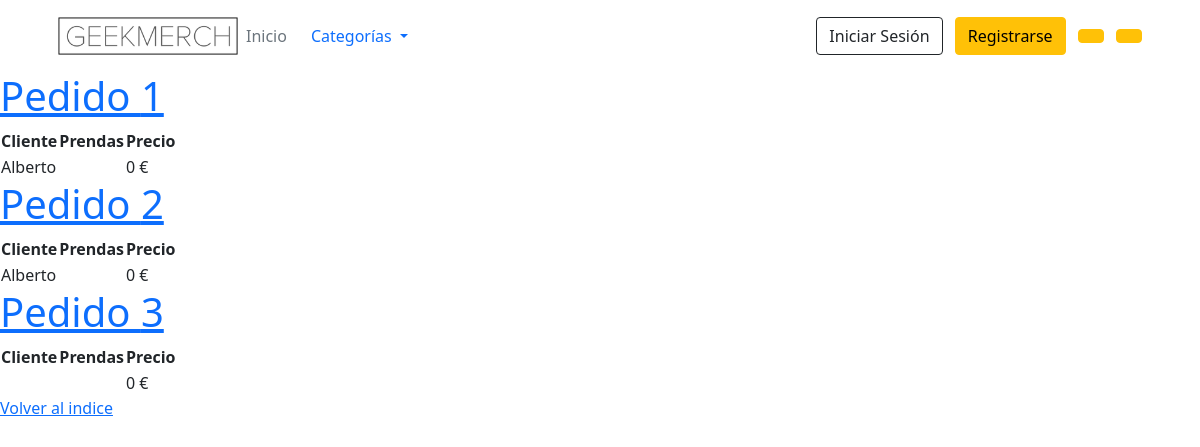
The page /tiendaApp/pedidos/ on the database its author committed.
### tiendaApp/models.py (models this page shows)
class Pedido(models.Model):
    precio = models.CharField(max_length=100, blank=True)
    fecha = models.DateField(auto_now_add=True, null=True)
    cliente = models.ForeignKey(Cliente, on_delete= models.CASCADE, related_name='usuarioPedido')
    prendas = models.ManyToManyField(Prenda, related_name="prendasPedido")
    class Meta: #Para visualizar el nombre en singular y plural del modelo en ADMIN
        verbose_name = "Pedido"
        verbose_name_plural = "Pedidos"

class Cliente(models.Model):
    nombre = models.CharField(max_length=100)
    apellido = models.CharField(max_length=100)
    email = models.CharField(max_length=100, unique=True)
    direccion = models.CharField(max_length=100, blank=True, null=True)
    foto = models.URLField(max_length=200, blank=True, null=True)
    class Meta: #Para visualizar el nombre en singular y plural del modelo en ADMIN
        verbose_name = "Cliente"
        verbose_name_plural = "Clientes"
    def __str__(self):
        return self.nombre

### tiendaApp/views.py (the view)
# urls.py: path('pedidos/', views.PedidoListView.as_view(), name='lista_pedidos'),
class PedidoListView(ListView):
    model = Pedido
    context_object_name = "pedidos"
    template_name = "pedidos/lista_pedidos.html"

### tiendaApp/context_processor.py (called while the page is built)
def categorias_processor(request):
    categorias = Categoria.objects.all()
    return {
        "categorias": categorias
    }

### tiendaApp/templates/pedidos/lista_pedidos.html (shortened to what this page needs)
{% extends 'base.html'%}
{%block content %}
{% for pedido in pedidos %}
<a href="{% url 'detalles_pedido' pedido.id %}">
    <h1>Pedido {{ pedido.id }}</h1>
</a>
<table>
    <tr>
        <th>Cliente</th>
        <th>Prendas</th>
        <th>Precio</th>
    </tr>
    <tr>
        <td>{{ pedido.cliente }}</td>
        <td>
        </td>
        <td>{{ pedido.precio| default:"0"}} €</td>
    </tr>
</table>
{% endfor %}
<a href="{% url 'listaTienda' %}">Volver al indice</a>
{% endblock%}

### rows shown on the page
Pedido: id "1", cliente "Alberto", precio "0"
Pedido: id "2", cliente "Alberto", precio "0"
Pedido: id "3", precio "0"
